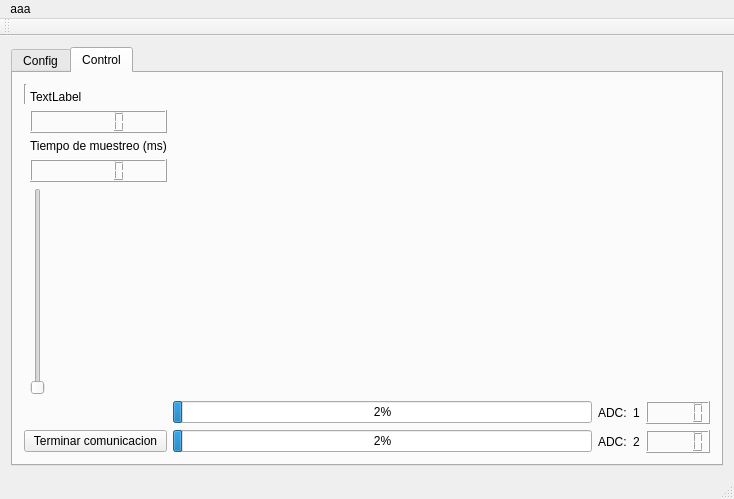
<?xml version="1.0" encoding="UTF-8"?>
<ui version="4.0">
 <class>MainWindow</class>
 <widget class="QMainWindow" name="MainWindow">
  <property name="geometry">
   <rect>
    <x>0</x>
    <y>0</y>
    <width>734</width>
    <height>499</height>
   </rect>
  </property>
  <property name="windowTitle">
   <string>MainWindow</string>
  </property>
  <widget class="QWidget" name="centralWidget">
   <layout class="QHBoxLayout" name="horizontalLayout_29">
    <item>
     <widget class="QTabWidget" name="tabWidget">
      <property name="currentIndex">
       <number>1</number>
      </property>
      <widget class="QWidget" name="tab_7">
       <attribute name="title">
        <string>Config</string>
       </attribute>
       <layout class="QVBoxLayout" name="verticalLayout_9">
        <item>
         <layout class="QVBoxLayout" name="verticalLayout_10">
          <item>
           <layout class="QHBoxLayout" name="horizontalLayout_21">
            <item>
             <widget class="QLabel" name="label_23">
              <property name="font">
               <font>
                <pointsize>11</pointsize>
               </font>
              </property>
              <property name="text">
               <string>Port</string>
              </property>
             </widget>
            </item>
            <item>
             <widget class="QComboBox" name="comboBox1"/>
            </item>
           </layout>
          </item>
          <item>
           <layout class="QHBoxLayout" name="horizontalLayout_22">
            <item>
             <widget class="QLabel" name="label_24">
              <property name="text">
               <string>Baud Rate</string>
              </property>
             </widget>
            </item>
            <item>
             <widget class="QLineEdit" name="lineEdit3"/>
            </item>
            <item>
             <widget class="QPushButton" name="pushButton_7">
              <property name="text">
               <string>Apply</string>
              </property>
             </widget>
            </item>
           </layout>
          </item>
          <item>
           <widget class="Line" name="line_7">
            <property name="orientation">
             <enum>Qt::Horizontal</enum>
            </property>
           </widget>
          </item>
          <item>
           <layout class="QHBoxLayout" name="horizontalLayout_23">
            <item>
             <widget class="QLabel" name="label_25">
              <property name="text">
               <string>No. Ports</string>
              </property>
             </widget>
            </item>
            <item>
             <widget class="QLineEdit" name="lineEdit1">
              <property name="enabled">
               <bool>false</bool>
              </property>
              <property name="autoFillBackground">
               <bool>false</bool>
              </property>
              <property name="frame">
               <bool>true</bool>
              </property>
              <property name="readOnly">
               <bool>false</bool>
              </property>
              <property name="clearButtonEnabled">
               <bool>false</bool>
              </property>
             </widget>
            </item>
           </layout>
          </item>
          <item>
           <layout class="QHBoxLayout" name="horizontalLayout_24">
            <item>
             <widget class="QLabel" name="label_26">
              <property name="text">
               <string>Vendor ID</string>
              </property>
             </widget>
            </item>
            <item>
             <widget class="QLineEdit" name="lineEdit2">
              <property name="enabled">
               <bool>false</bool>
              </property>
              <property name="autoFillBackground">
               <bool>false</bool>
              </property>
              <property name="frame">
               <bool>true</bool>
              </property>
              <property name="readOnly">
               <bool>false</bool>
              </property>
              <property name="clearButtonEnabled">
               <bool>false</bool>
              </property>
             </widget>
            </item>
           </layout>
          </item>
          <item>
           <layout class="QHBoxLayout" name="horizontalLayout_25">
            <item>
             <widget class="QLabel" name="label_27">
              <property name="text">
               <string>Product ID</string>
              </property>
             </widget>
            </item>
            <item>
             <widget class="QLineEdit" name="lineEdit5">
              <property name="enabled">
               <bool>false</bool>
              </property>
              <property name="autoFillBackground">
               <bool>false</bool>
              </property>
              <property name="frame">
               <bool>true</bool>
              </property>
              <property name="readOnly">
               <bool>false</bool>
              </property>
              <property name="clearButtonEnabled">
               <bool>false</bool>
              </property>
             </widget>
            </item>
           </layout>
          </item>
          <item>
           <layout class="QHBoxLayout" name="horizontalLayout_26">
            <item>
             <widget class="QLabel" name="label_28">
              <property name="text">
               <string>Baud Rate</string>
              </property>
             </widget>
            </item>
            <item>
             <widget class="QLineEdit" name="lineEdit4">
              <property name="enabled">
               <bool>false</bool>
              </property>
              <property name="autoFillBackground">
               <bool>false</bool>
              </property>
              <property name="frame">
               <bool>true</bool>
              </property>
              <property name="readOnly">
               <bool>false</bool>
              </property>
              <property name="clearButtonEnabled">
               <bool>false</bool>
              </property>
             </widget>
            </item>
           </layout>
          </item>
         </layout>
        </item>
       </layout>
      </widget>
      <widget class="QWidget" name="tab_8">
       <attribute name="title">
        <string>Control</string>
       </attribute>
       <layout class="QGridLayout" name="gridLayout">
        <item row="0" column="0" rowspan="2" colspan="2">
         <widget class="Line" name="line_8">
          <property name="orientation">
           <enum>Qt::Vertical</enum>
          </property>
         </widget>
        </item>
        <item row="0" column="2" rowspan="6">
         <widget class="QCustomPlot" name="Grafica" native="true"/>
        </item>
        <item row="1" column="1">
         <widget class="QLabel" name="label">
          <property name="text">
           <string>TextLabel</string>
          </property>
         </widget>
        </item>
        <item row="2" column="1">
         <widget class="QLCDNumber" name="lcdNumber_3"/>
        </item>
        <item row="3" column="1">
         <widget class="QLabel" name="label_2">
          <property name="text">
           <string>Tiempo de muestreo (ms)</string>
          </property>
         </widget>
        </item>
        <item row="4" column="1">
         <widget class="QLCDNumber" name="lcdNumber_2"/>
        </item>
        <item row="5" column="1">
         <widget class="QSlider" name="verticalSlider">
          <property name="maximum">
           <number>10</number>
          </property>
          <property name="orientation">
           <enum>Qt::Vertical</enum>
          </property>
         </widget>
        </item>
        <item row="6" column="2">
         <widget class="QProgressBar" name="progressBar">
          <property name="maximum">
           <number>1024</number>
          </property>
          <property name="value">
           <number>24</number>
          </property>
         </widget>
        </item>
        <item row="6" column="3">
         <widget class="QLabel" name="label_29">
          <property name="text">
           <string>ADC:</string>
          </property>
         </widget>
        </item>
        <item row="6" column="4">
         <widget class="QLabel" name="label_30">
          <property name="text">
           <string>1</string>
          </property>
         </widget>
        </item>
        <item row="6" column="5">
         <widget class="QLCDNumber" name="lcdNumber"/>
        </item>
        <item row="7" column="0" colspan="2">
         <widget class="QPushButton" name="pushButton_9">
          <property name="text">
           <string>Terminar comunicacion</string>
          </property>
         </widget>
        </item>
        <item row="7" column="2">
         <widget class="QProgressBar" name="progressBar_4">
          <property name="maximum">
           <number>1024</number>
          </property>
          <property name="value">
           <number>24</number>
          </property>
         </widget>
        </item>
        <item row="7" column="3">
         <widget class="QLabel" name="label_47">
          <property name="text">
           <string>ADC:</string>
          </property>
         </widget>
        </item>
        <item row="7" column="4">
         <widget class="QLabel" name="label_48">
          <property name="text">
           <string>2</string>
          </property>
         </widget>
        </item>
        <item row="7" column="5">
         <widget class="QLCDNumber" name="lcdNumber_10"/>
        </item>
       </layout>
      </widget>
     </widget>
    </item>
   </layout>
  </widget>
  <widget class="QMenuBar" name="menuBar">
   <property name="geometry">
    <rect>
     <x>0</x>
     <y>0</y>
     <width>734</width>
     <height>20</height>
    </rect>
   </property>
   <widget class="QMenu" name="menuaaa">
    <property name="title">
     <string>aaa</string>
    </property>
   </widget>
   <addaction name="menuaaa"/>
  </widget>
  <widget class="QToolBar" name="mainToolBar">
   <attribute name="toolBarArea">
    <enum>TopToolBarArea</enum>
   </attribute>
   <attribute name="toolBarBreak">
    <bool>false</bool>
   </attribute>
  </widget>
  <widget class="QStatusBar" name="statusBar"/>
 </widget>
 <layoutdefault spacing="6" margin="11"/>
 <customwidgets>
  <customwidget>
   <class>QCustomPlot</class>
   <extends>QWidget</extends>
   <header>../../qcustomplot.h</header>
   <container>1</container>
  </customwidget>
 </customwidgets>
 <resources/>
 <connections/>
</ui>
